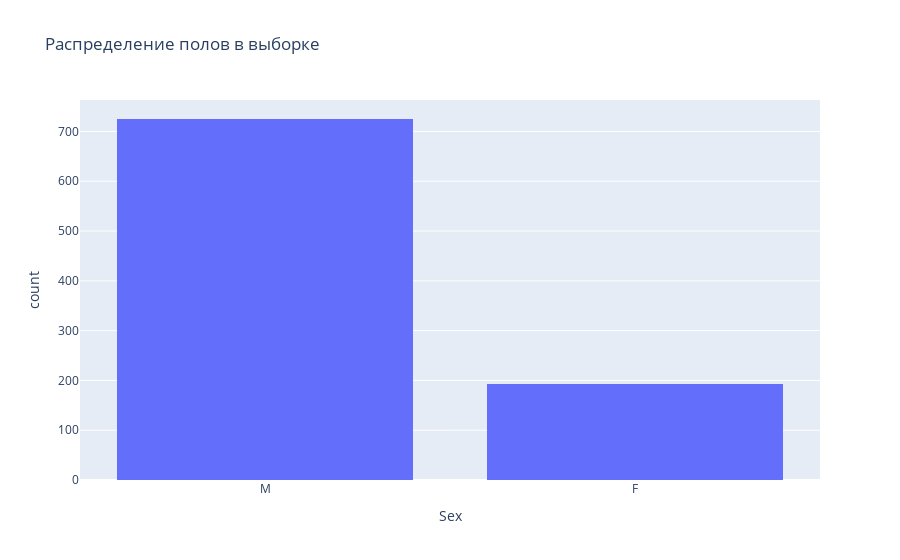

Notebook code for this chart:
### Code cell
fig=px.histogram(df,
                 x="Sex",
                 hover_data=df.columns,
                 title="Распределение полов в выборке")
fig.show()

### Figure 1 — Plotly figure (JSON) as saved in the notebook; plotly's stock layout.template omitted (floating-point values rounded to 4 significant figures; data arrays with more than 128 entries replaced by an {"elided": "..."} marker saying what was removed)
{"data": [{"alignmentgroup": "True", "bingroup": "x", "hovertemplate": "Sex=%{x}<br>count=%{y}<extra></extra>", "legendgroup": "", "marker": {"color": "#636efa", "pattern": {"shape": ""}}, "name": "", "offsetgroup": "", "orientation": "v", "showlegend": false, "type": "histogram", "x": {"elided": "918 str values"}, "xaxis": "x", "yaxis": "y"}], "layout": {"barmode": "relative", "legend": {"tracegroupgap": 0}, "title": {"text": "Распределение полов в выборке"}, "xaxis": {"anchor": "y", "domain": [0, 1], "title": {"text": "Sex"}}, "yaxis": {"anchor": "x", "domain": [0, 1], "title": {"text": "count"}}}}
